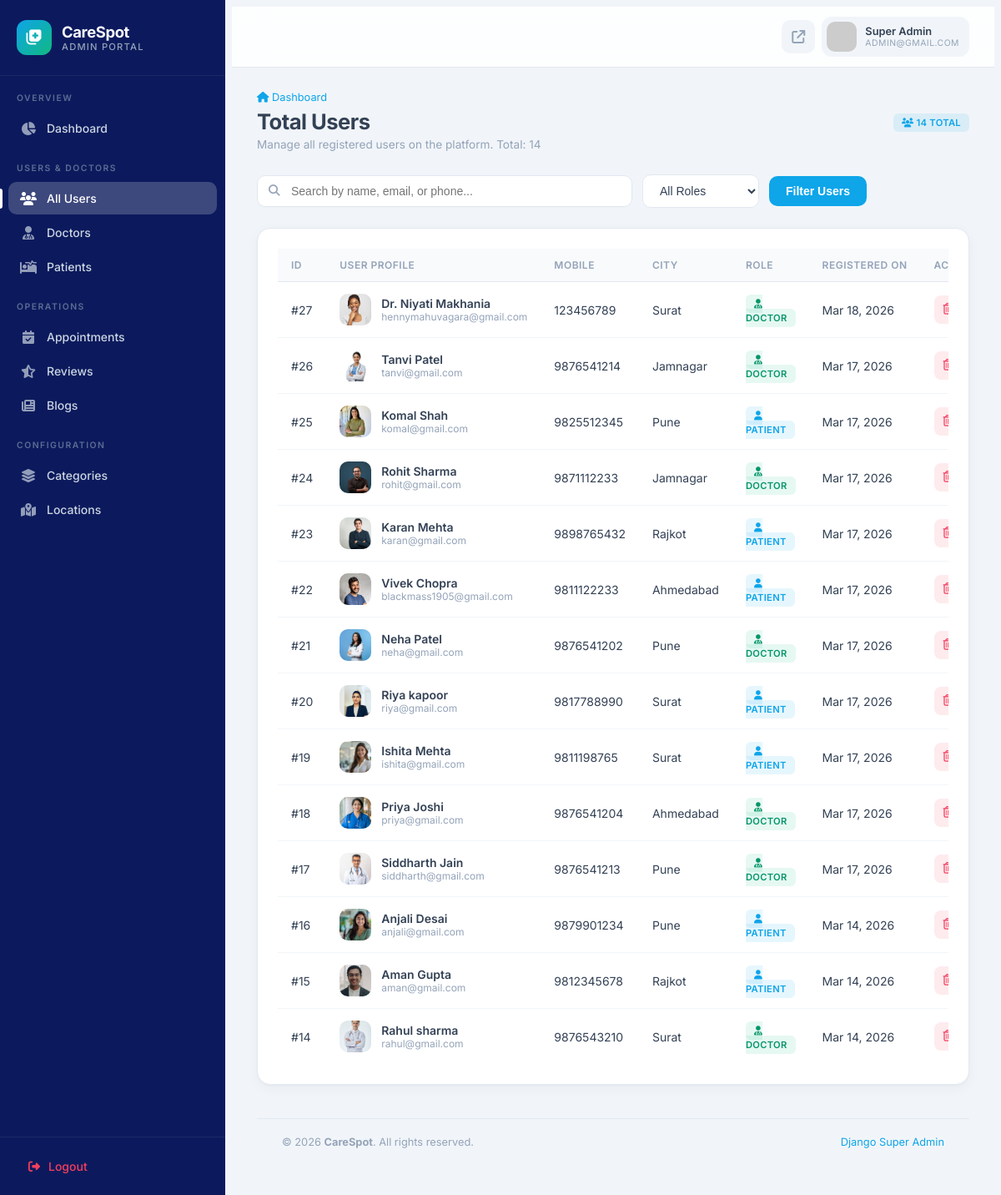
The page /site-admin/users/ (signed in) on the database as committed earlier.
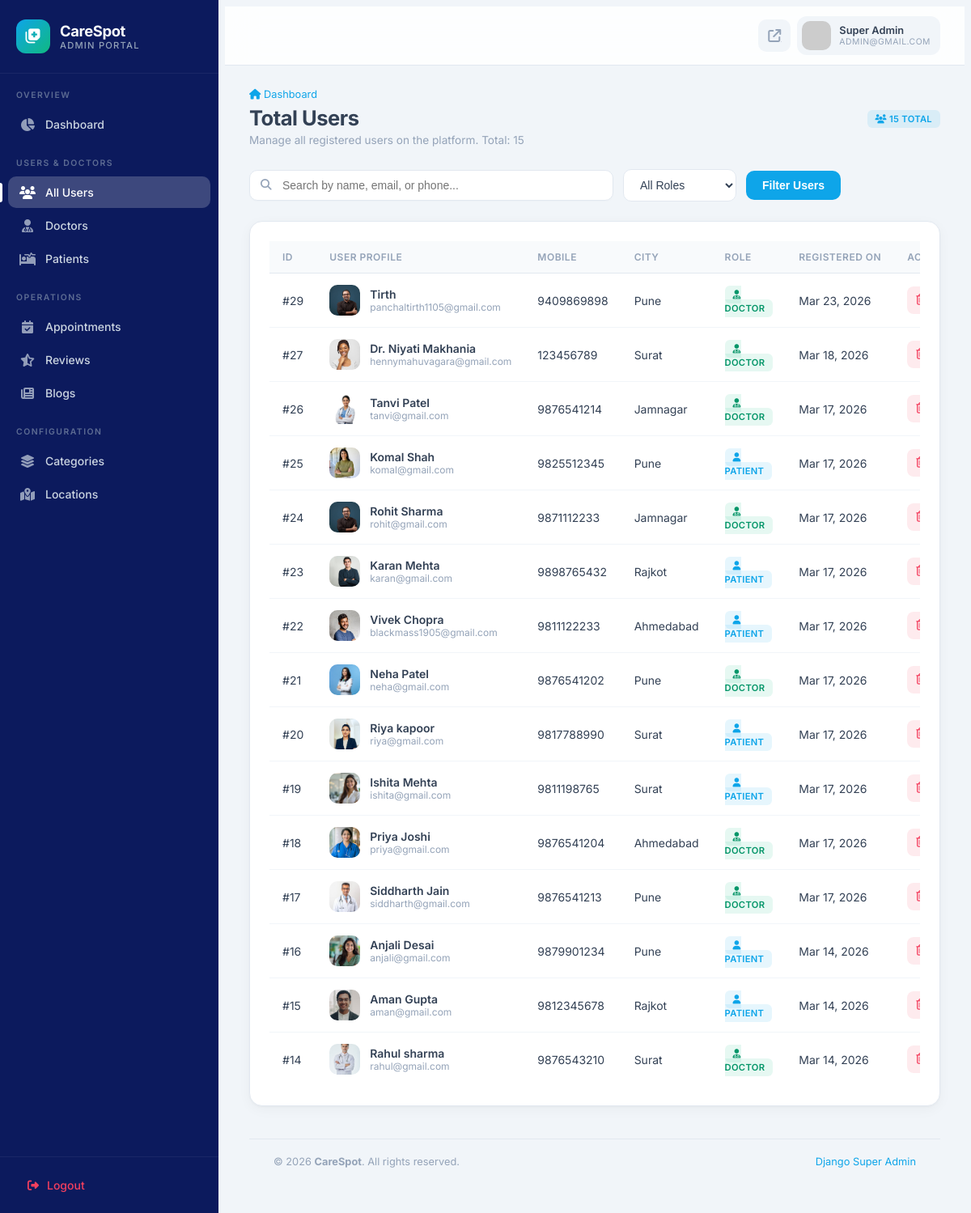
The same page on the database as committed later.
### user/models.py (models this page shows, shortened)
class tblUser(models.Model):
    userID=models.AutoField(primary_key=True)
    userName=models.TextField(max_length=50)
    password=models.TextField(max_length=10)
    registrationDT=models.DateTimeField(auto_now_add=True)
    profilePic=models.ImageField(upload_to='images/')
    email=models.TextField(max_length=100)
    mobileNumber=models.TextField(max_length=15)
    cityID=models.ForeignKey(tblCity,on_delete=models.CASCADE)
    IsDoctor=models.BooleanField(default=False)
    last_seen=models.DateTimeField(null=True, blank=True)

class tblCity(models.Model):
    cityID=models.AutoField(primary_key=True)
    cityName=models.TextField(max_length=50)
    stateID=models.ForeignKey(tblState,on_delete=models.CASCADE)

### customadmin/views.py (the view)
# urls.py: path('users/', views.admin_users, name='admin_users'),
@admin_login_required
def admin_users(request):
    query = request.GET.get('q', '').strip()
    role_filter = request.GET.get('role', '').strip()
    users = tblUser.objects.all().order_by('-registrationDT')
    if query:
        users = users.filter(
            Q(userName__icontains=query) |
            Q(email__icontains=query) |
            Q(mobileNumber__icontains=query)
        )
    if role_filter == 'doctor':
        users = users.filter(IsDoctor=True)
    elif role_filter == 'patient':
        users = users.filter(IsDoctor=False)
    context = {
        'users': users,
        'query': query,
        'role_filter': role_filter,
        'total_count': users.count(),
    }
    return render(request, 'customadmin/admin_users.html', context)

### customadmin/templates/customadmin/admin_users.html (shortened to what this page needs)
{% extends 'customadmin/admin_base.html' %}
{% block page_title %}Total Users{% endblock %}
{% block page_subtitle %}Manage all registered users on the platform. Total: {{ total_count }}{% endblock %}
{% block header_actions %}
<span class="badge badge-admin info p-2 px-3 fs-6">
    <i class="fa-solid fa-users me-1"></i> {{ total_count }} Total
</span>
{% endblock %}
{% block content %}
<form method="GET" class="filter-bar animate-in">
    <div class="search-input">
        <input type="text" name="q" placeholder="Search by name, email, or phone..." value="{{ query }}">
    </div>
    <select name="role" class="filter-select">
        <option value="">All Roles</option>
    </select>
    <button type="submit" class="filter-btn">Filter Users</button>
</form>
<div class="admin-card animate-in">
    <div class="admin-card-body p-0">
        <div class="admin-table-wrapper">
            <table class="admin-table">
                <thead>
                    <tr>
                        <th>ID</th>
                        <th>User Profile</th>
                        <th>Mobile</th>
                        <th>City</th>
                        <th>Role</th>
                        <th>Registered On</th>
                        <th class="text-center">Actions</th>
                    </tr>
                </thead>
                <tbody>
                    {% for user in users %}
                    <tr>
                        <td>#{{ user.userID }}</td>
                        <td>
                            <div class="user-cell">
                                {% if user.profilePic %}
                                    <img src="{{ user.profilePic.url }}" alt="{{ user.userName }}">
                                {% else %}
                                    <img src="https://ui-avatars.com/api/?name={{ user.userName }}&background=0ea5e9&color=fff" alt="{{ user.userName }}">
                                {% endif %}
                                <div class="user-cell-info">
                                    <div class="name">{{ user.userName }}</div>
                                    <div class="email">{{ user.email }}</div>
                                </div>
                            </div>
                        </td>
                        <td>{{ user.mobileNumber|default:"-" }}</td>
                        <td>{{ user.cityID.cityName|default:"-" }}</td>
                        <td>
                            {% if user.IsDoctor %}
                                <span class="badge-admin success"><i class="fa-solid fa-user-doctor me-1"></i> Doctor</span>
                            {% else %}
                                <span class="badge-admin info"><i class="fa-solid fa-user me-1"></i> Patient</span>
                            {% endif %}
                        </td>
                        <td>{{ user.registrationDT|date:"M d, Y" }}</td>
                        <td class="text-center">
                            <button type="button" class="action-btn delete" onclick="showDeleteModal('{% url 'customadmin:admin_user_delete' user.userID %}', 'user {{ user.userName }}')" title="Delete User">
                                <i class="fa-regular fa-trash-can"></i>
                            </button>
                        </td>
                    </tr>
                    {% endfor %}
                </tbody>
            </table>
        </div>
    </div>
</div>
{% endblock %}

Rows that differ between the two databases and show on the page:
added tblUser: userID "29", profilePic (picture), userName "Tirth", email "panchaltirth1105@gmail.com", mobileNumber "9409869898", cityID.cityName "Pune", IsDoctor True (drawn), registrationDT "Mar 23, 2026"
Other text that changed with them:
{{ total_count }}: "14" → "15"
